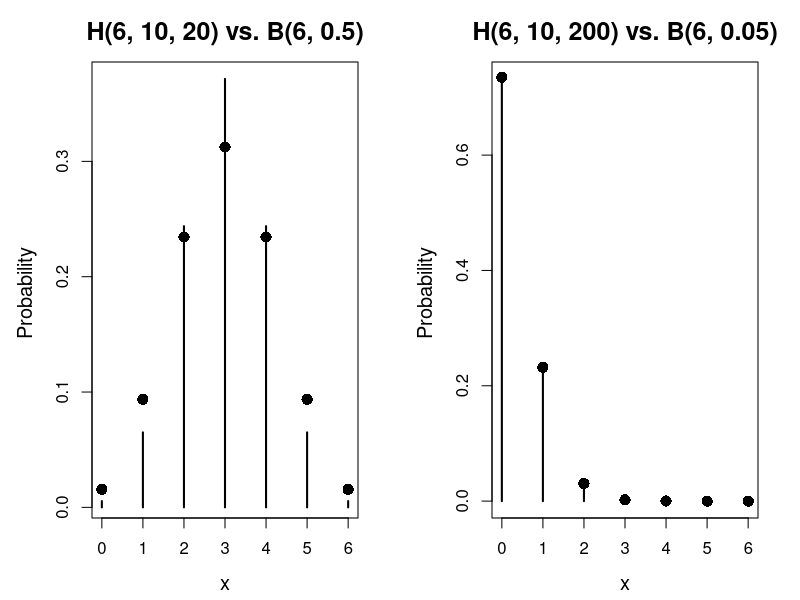

Source code (R):
# setting up the axis label size and margin (bottom, left, top, right) 
par(cex.lab = 1.2, cex.main = 1.5, mar = c(4,4.5,3,2)+0.1, mgp = c(2.8,1,0), mfrow = c(1, 2))

#set the values
  m = 10
  x = 2
  N = 20
  n = 6
#dhyper(x,m,N-m,n)

# Plot the two functions on the left

plot(0:6, dhyper(0:6, 10, 10, 6), type = "h", lwd = 2,
     xlab = "x", ylab = "Probability ", main = "H(6, 10, 20) vs. B(6, 0.5)")
points(0:6, dbinom(0:6, 6, 0.5), pch = 16, cex = 1.5, col = "black")

#Plot the two functions on the right

plot(0:6, dhyper(0:6, 10, 190, 6), type = "h", lwd = 2,
     xlab = "x", ylab = "Probability ", main = "H(6, 10, 200) vs. B(6, 0.05)")
points(0:6, dbinom(0:6, 6, 0.05),pch = 16, cex = 1.5, col = "black")

